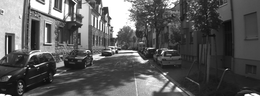
%> input picture FeatureDetection/0000000000.png, 260 x 96 px, shrunk from 1392 x 512 before the run
$ octave main_old.m   (GNU Octave 9; MATLAB toolbox functions it lacks are replaced by stand-ins)
%> lines starting %> are read from the running program, lines starting %| are printed output that depends on the picture
clc, clear

I = imread('0000000000.png');
%> I is the input picture: size 96x260 uint8; min 10, max 255, mean 90
Id = double(I)/255;


[m, n] = size(I);
%> m = 96; n = 260

w = 15;  % Window pixel width/height, always odd
wr = (w-1)/2;    %Range of pixels

x = 5;
y = 5;

Wx = [1, 0, -1; 2, 0, -2; 1, 0, -1];    % Derivative in x direction
Wy = [1, 2, 1; 0, 0, 0; -1, -2, -1];    % Derivative in y direction

Ix = conv2(Id, Wx);
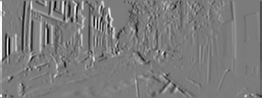
%> Ix: size 98x262 double; min -3.32, max 3.51, mean 2.7e-18; drawn with min black and max white
Iy = conv2(Id, Wy);
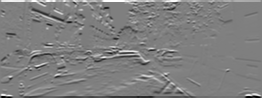
%> Iy: size 98x262 double; min -4, max 4, mean -4.43e-18; drawn with min black and max white


%%
for x = wr+1:m-wr-1
    for y = wr+1:n-wr-1

%         Iw = I(x-wr:x+wr, y-wr:y+wr);   % Window image

        Ixw = Ix(x-wr:x+wr, y-wr:y+wr);   % Window image
        Iyw = Iy(x-wr:x+wr, y-wr:y+wr);   % Window image

        Ix2 = sum(sum(Ixw.^2));
        Ixy = sum(sum(Ixw.*Iyw));
        Iy2 = sum(sum(Iyw.^2));

        H = [Ix2, Ixy; Ixy, Iy2];
        C(x,y) = det(H) - trace(H);

    end
end
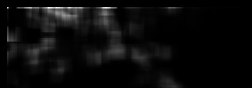
%> C: size 88x252 double; min -101, max 108866.3, mean 4671.9; drawn with min black and max white

%%

ind = find(C > 30000);
%> ind = 520 values from 624 to 15408


figure(1)
clf
imshow(Id)
hold on

% x = index % Width;
% y = (index - x) / Width;

for i = 1:length(ind)


   x = mod(ind(i), n);
   y = round((ind(i)-x)/n);
   plot(x,y, 'bo');

end
%> this loop made 520 passes
%> (x, y) on passes 1 to 3: (104, 2), (105, 2), (129, 2)
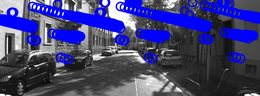
%> figure redrawn from the program's plot data

%%
clf
hold on
imshow(Id)

plot(1, 1, 'bo');
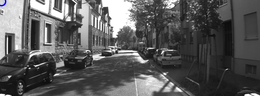
%> figure redrawn from the program's plot data

$ run again, with FeatureDetection/0000000001.png copied over FeatureDetection/0000000000.png
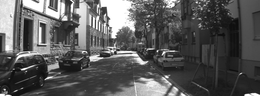
%> input picture FeatureDetection/0000000001.png, 260 x 96 px, shrunk from 1392 x 512 before the run
%> I is the input picture: size 96x260 uint8; min 10, max 255, mean 90.3
%> after the loop `for x = wr+1:m-wr-1`:
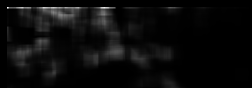
%> C: size 88x252 double; min -360.3, max 114269.1, mean 4876.1; drawn with min black and max white
%> ind = 569 values from 624 to 15320
%> the loop `for i = 1:length(ind)` made 569 passes
%> (x, y) on passes 1 to 3: (104, 2), (105, 2), (192, 2)
%> `plot(1, 1, 'bo');`:
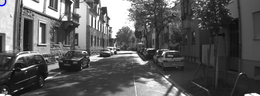
%> figure redrawn from the program's plot data
